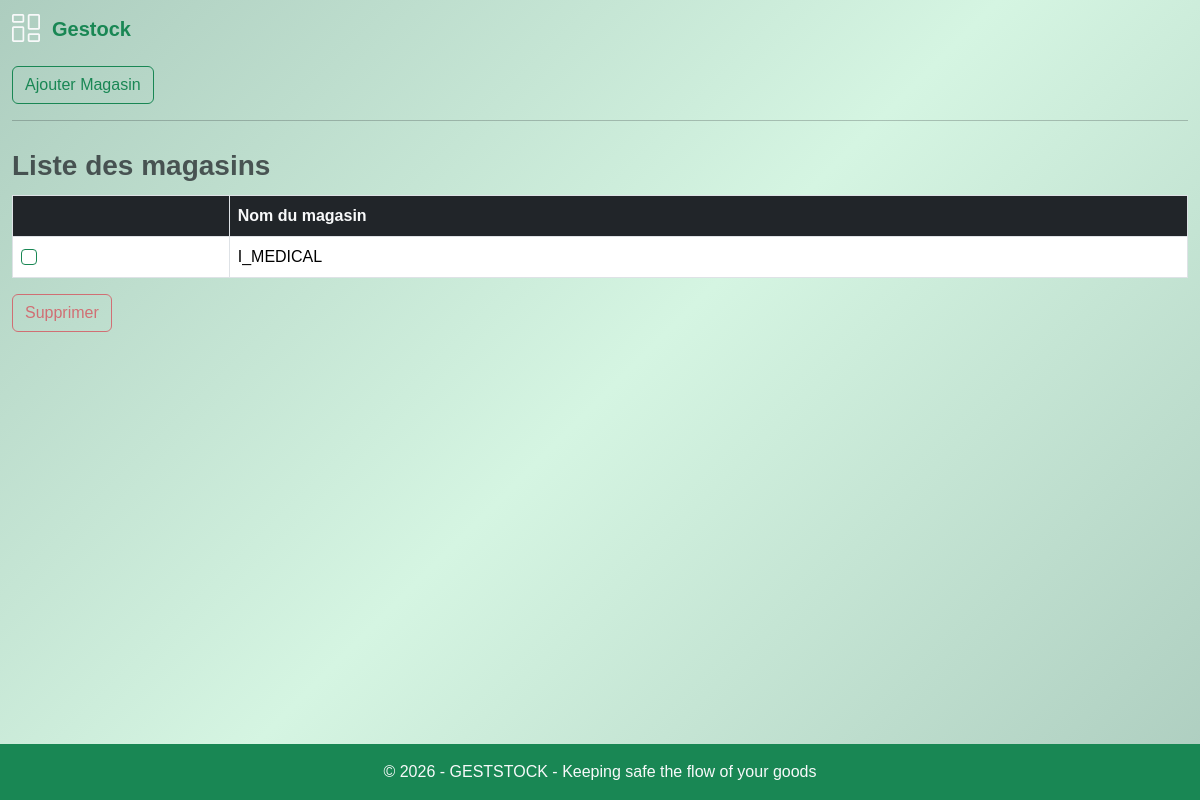
The page /gestion_materiel/magasin on the database as committed earlier.
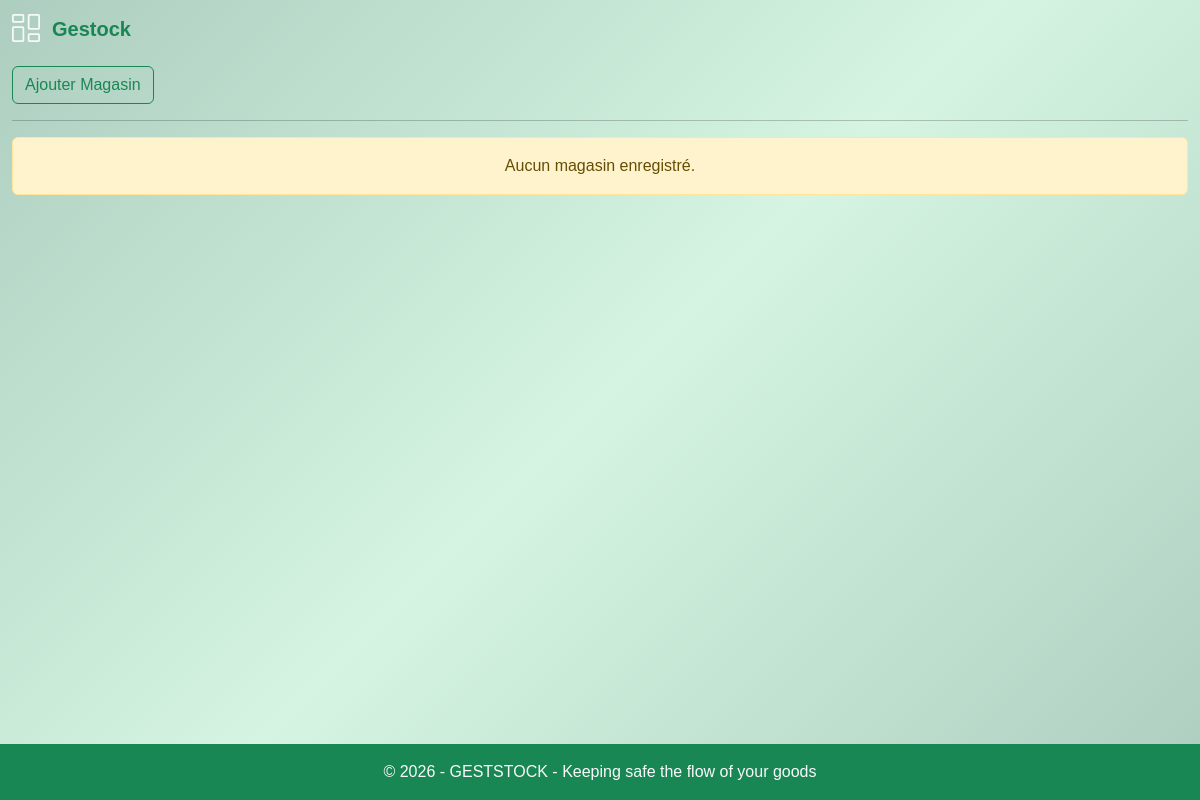
The same page on the database as committed later.
### models.py (models this page shows)
class Magasin(db.Model):
    id = db.Column(db.Integer, primary_key=True)
    nom = db.Column(db.String(120), unique=True, nullable=False)
    stocks = db.relationship("Stock", backref="magasin", lazy=True)
    achats = db.relationship(
        "Achat",
        back_populates="magasin",
        cascade="all, delete-orphan"
    )

### routes.py (the view)
@app.route('/gestion_materiel/magasin', methods=['GET', 'POST'])
def magasin():
    form = MagasinForm()
    if form.validate_on_submit():
        nouveau = Magasin(nom=form.nom.data)
        db.session.add(nouveau)
        db.session.commit()
        return redirect(url_for('magasin'))
    magasins = Magasin.query.all()
    return render_template("magasin.html", magasins=magasins, form=form)

### forms.py
class MagasinForm(FlaskForm):
    nom = StringField("Nom du magasin", validators=[DataRequired()])
    submit = SubmitField("Enregistrer")

### routes.py (called while the page is built)
@app.after_request
def disable_cache(response):
    response.headers["Cache-Control"] = "no-store, no-cache, must-revalidate, private"
    response.headers["Pragma"] = "no-cache"
    response.headers["Expires"] = "0"
    return response

@app.context_processor
def utility_processor():
    def is_active(prefix):
        return request.endpoint and prefix in request.endpoint
    return dict(is_active=is_active)

### templates/magasin.html (shortened to what this page needs)
{% extends "base.html" %}
{% block content %}
<div class="py-2">
<div class="row">
    <div class="col">
        <a class="btn btn-outline-success"
           data-bs-toggle="modal"
           data-bs-target="#addMagasinModal">
           Ajouter Magasin
        </a>
    </div>
</div>
<hr>
{% if magasins %}
<form action="{{ url_for('delete_magasins') }}" method="post">
<div class="table-responsive" style="max-height: 330px; overflow-y:auto;">
<table class="table table-bordered caption-top align-middle">
    <caption class="fs-3 fw-semibold">
        Liste des magasins
    </caption>
    <thead>
        <tr>
            <th></th>
            <th class="text-light">Nom du magasin</th>
        </tr>
    </thead>
    <tbody>
        {% for magasin in magasins %}
        <tr class="magasin-row"
            data-id="{{ magasin.id }}"
            data-nom="{{ magasin.nom }}"
            style="cursor:pointer">
            <td>
                <input class="form-check-input border-success magasin-checkbox"
                       name="magasin_ids"
                       type="checkbox"
                       value="{{ magasin.id }}">
            </td>
            <td>{{ magasin.nom.upper() }}</td>
        </tr>
        {% endfor %}
    </tbody>
</table>
</div>
<button type="submit"
        class="btn btn-outline-danger"
        onclick="return confirm('Supprimer ce ou ces magasins ?')">
        Supprimer
</button>
</form>
{% else %}
<div class="alert alert-warning text-center">
    Aucun magasin enregistré.
</div>
{% endif %}
</div>
{% endblock %}

Rows that differ between the two databases and show on the page:
removed Magasin: nom "I_MEDICAL"
Other text that changed with them:
text no longer shown: "Liste des magasins Nom du magasin Supprimer"
text now shown: "Aucun magasin enregistré."
